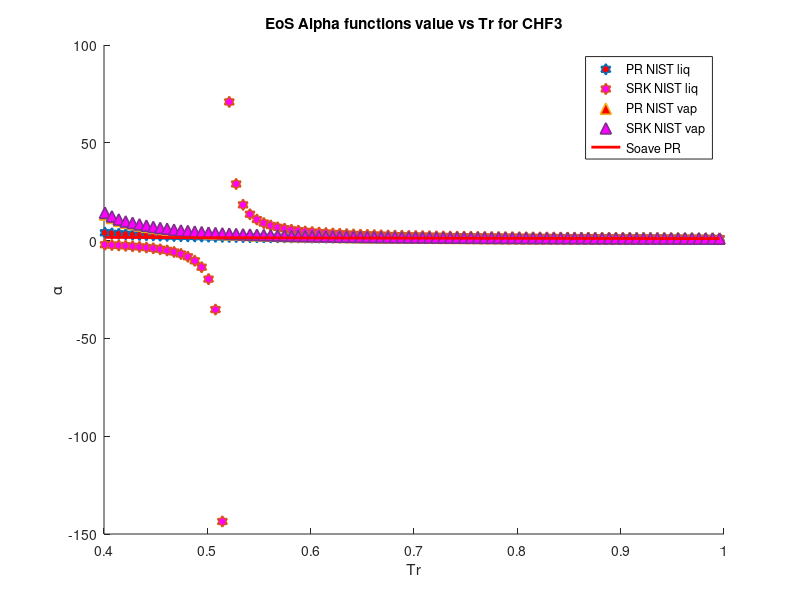

The MATLAB script that drew this image:
clear 
clc
load CHF3_sat_data.mat
%alpha PR & SRK for CHF3
P = P*10^6;
omega = 0.263; %Acentric factor
Tc = 299.3; %K
Pc = 4860000; %Pa
R = 8.31446 %J/K*mol
Zc = 0.256;
b1 = 0.07780*(R*Tc/Pc);
a1 = 0.45724*(((R^2)*(Tc^2))/Pc);
b2 = 0.08664*(R*Tc/Pc);
a2 = 0.42747*(((R^2)*(Tc^2))/Pc);
omega_c = 1-3*Zc;
omega_b = 0.08446114781;
omega_a = 3*Zc^2+3*(1-2*Zc)*omega_b+omega_b^2+1-3*Zc;
a3 = omega_a*(((R^2)*(Tc^2))/Pc);
b3 = omega_b*(R*Tc/Pc);
c3 = omega_c*(R*Tc/Pc);
T = 120; %k
M = 70.01/1000; %kg/mol
S1=0.37464+1.54226*omega-0.26992*omega^2;
S2=0.48508+1.55171*omega-0.176*omega^2;

for i = 1:1:90
   Pr = P/Pc; 
   Tr = T/Tc;
   Tr_list(i)=Tr;
   Vm_liq(i) = M/rho_liq(i);
   Vm_vap(i) = M/rho_vap(i);
   alpha_PT_liq(i) = ((R*T)/(Vm_liq(i)-b3)-P(i))*((Vm_liq(i)^2+b3*Vm_liq(i)+c3*Vm_liq(i)-c3*b3)/a3);
   alpha_PT_vap(i) = ((R*T)/(Vm_vap(i)-b3)-P(i))*((Vm_vap(i)^2+b3*Vm_vap(i)+c3*Vm_vap(i)-c3*b3)/a3);
   alpha_PR_liq(i) = ((R*T)/(Vm_liq(i)-b1)-P(i))*((Vm_liq(i)^2+2*b1*Vm_liq(i)-b1^2)/a1)
   alpha_SRK_liq(i) = ((R*T)/(Vm_liq(i)-b2)-P(i))*((Vm_liq(i)^2+b2*Vm_liq(i))/a2);
   alpha_PR_vap(i) = ((R*T)/(Vm_vap(i)-b1)-P(i))*((Vm_vap(i)^2+2*b1*Vm_vap(i)-b1^2)/a1);
   alpha_SRK_vap(i) = ((R*T)/(Vm_vap(i)-b2)-P(i))*((Vm_vap(i)^2+b2*Vm_vap(i))/a2);
   alpha_soave_PR(i) =(1+S1*(1-sqrt(Tr)))^2;
   alpha_soave_SRK(i) =(1+S2*(1-sqrt(Tr)))^2;
   alpha_Gasem(i) = exp((1.943+0.926*Tr)*(1-(Tr)^0.1441));
%    alpha_twu(i) = (Tr)^(0.081043)*exp(0.915696*(1-(Tr)^(2.61622)));
   Temp(i)=T;
   T = T+2;
end
hold on

 plot(Tr_list,alpha_PR_liq,'h','MarkerSize',8,'MarkerFaceColor','r','LineWidth',1.2)
 %plot(Tr_list,alpha_PT_liq,'h','MarkerSize',8,'MarkerFaceColor','g','LineWidth',1.2)
 plot(Tr_list,alpha_SRK_liq,'h','MarkerSize',8,'MarkerFaceColor','m','LineWidth',1.2)
 plot(Tr_list,alpha_PR_vap,'^','MarkerSize',8,'MarkerFaceColor','r','LineWidth',1.2)
 %plot(Tr_list,alpha_PT_vap,'^','MarkerSize',8,'MarkerFaceColor','g','LineWidth',1.2)
 plot(Tr_list,alpha_SRK_vap,'^','MarkerSize',8,'MarkerFaceColor','m','LineWidth',1.2)
 plot(Tr_list,alpha_soave_PR,'r','LineWidth',2)
% plot(Tr_list,alpha_soave_SRK,'g','LineWidth',2)
% plot(Tr_list,alpha_Gasem,'b','LineWidth',2)

hold off
legend('PR NIST liq','SRK NIST liq','PR NIST vap','SRK NIST vap','Soave PR')
xlabel('Tr')
ylabel('\alpha')
title('EoS Alpha functions value vs Tr for CHF3')
